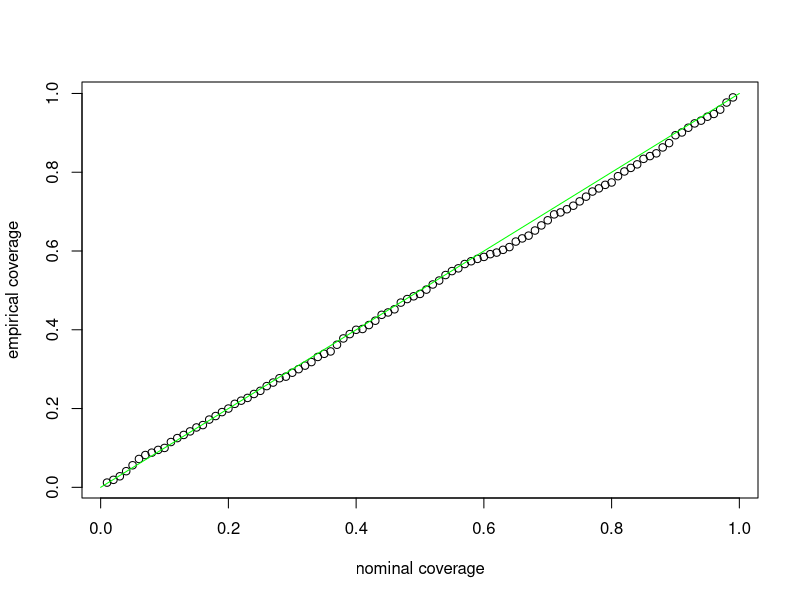
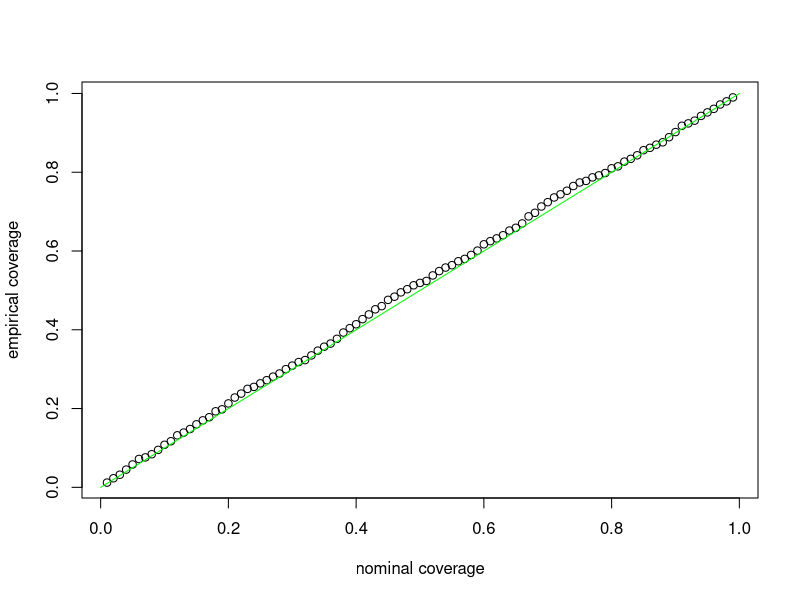

Here is the R script that generated these plots, in order:



# Confidence interal for the slope coefficient in simple linear regression
n = 100
p = 2
beta = runif( n=p, min=1, max=5) * (-1)^(runif(p) < .5)
sigma = 1

x = rnorm(n)
y = beta[1] + beta[2]*x + rnorm( n, sd=sigma)

# Construct a level 1-alpha confidence interval
alpha = .2
beta_1_hat = sum((x - mean(x))*y) / sum((x - mean(x))^2)
se_beta_1_hat = sigma / sqrt(sum((x - mean(x))^2))
critical_z = qnorm(1 - alpha/2)  # qnorm gives the inverse Gaussian CDF
lower = beta_1_hat - critical_z * se_beta_1_hat; lower
upper = beta_1_hat + critical_z * se_beta_1_hat; upper
beta[2]

# Verify that the 1-alpha confidence interval achieves its nominal 1-alpha level
# of coverage by simulating sythetic data
N = 1000  # Number of simulated data sets
se_beta_1_hat = sigma / sqrt(sum((x - mean(x))^2))
critical_z = qnorm(1 - alpha/2)
coverage = 0
for(k in 1:N){
	
	y = beta[1] + beta[2]*x + rnorm( n, sd=sigma)
	beta_1_hat = sum((x - mean(x))*y) / sum((x - mean(x))^2)
	lower = beta_1_hat - critical_z * se_beta_1_hat
	upper = beta_1_hat + critical_z * se_beta_1_hat
	
	if( lower < beta[2] & beta[2] < upper)  coverage = coverage +1
}
coverage = coverage / N; coverage

# Repeat the above simulation study over the grid of 1-alpha {.01,.02, ..., .99}
nominal_coverage = seq( .01, .99, by=.01)
coverage = rep( 0, length(nominal_coverage))
se_beta_1_hat = sigma / sqrt(sum((x - mean(x))^2))
for(k in 1:N){
	
	y = beta[1] + beta[2]*x + rnorm( n, sd=sigma)
	beta_1_hat = sum((x - mean(x))*y) / sum((x - mean(x))^2)
	
	for(r in 1:length(nominal_coverage)){
		alpha = 1-nominal_coverage[r]
		critical_z = qnorm(1 - alpha/2)
		lower = beta_1_hat - critical_z * se_beta_1_hat
		upper = beta_1_hat + critical_z * se_beta_1_hat
	
		if( lower < beta[2] & beta[2] < upper)  coverage[r] = coverage[r] +1
	}
}
coverage = coverage / N

plot( nominal_coverage, coverage, xlab="nominal coverage", 
      ylab="empirical coverage")
lines( c(0,1), c(0,1), col="green")





# Prediction interval for linear regression
n = 100
p = 2
beta = runif( n=p, min=1, max=5) * (-1)^(runif(p) < .5)
sigma = 1

X = cbind( 1, matrix( rnorm(n*(p-1)), ncol=p-1))
Y = X %*% beta + rnorm( n, sd=sigma)
beta_hat = solve(t(X) %*% X) %*% t(X) %*% Y

x_test = cbind( 1, matrix( rnorm(1*(p-1)), ncol=p-1))
Y_test = x_test %*% beta + rnorm( 1, sd=sigma)

# Construct a level 1-alpha prediction interval
alpha = .05
critical_z = qnorm(1 - alpha/2)
se_y_pred = sigma * sqrt(x_test %*% solve(t(X) %*% X) %*% t(x_test) + 1)
lower = x_test %*% beta_hat - critical_z * se_y_pred; lower
upper = x_test %*% beta_hat + critical_z * se_y_pred; upper
Y_test

# Verify that the 1-alpha prediction interval achieves its nominal 1-alpha level
# of coverage by simulating sythetic data
N = 1000  # Number of simulated data sets
critical_z = qnorm(1 - alpha/2)
coverage = 0
for(k in 1:N){
	
	x_test = cbind( 1, matrix( rnorm(1*(p-1)), ncol=p-1))
	Y_test = x_test %*% beta + rnorm( 1, sd=sigma)
	
	se_y_pred = sigma * sqrt(x_test %*% solve(t(X) %*% X) %*% t(x_test) + 1)
	lower = x_test %*% beta_hat - critical_z * se_y_pred
	upper = x_test %*% beta_hat + critical_z * se_y_pred
	
	if( lower < Y_test & Y_test < upper)  coverage = coverage +1
}
coverage = coverage / N; coverage

# Repeat the above simulation study over the grid of 1-alpha {.01,.02, ..., .99}
nominal_coverage = seq( .01, .99, by=.01)
coverage = rep( 0, length(nominal_coverage))
for(k in 1:N){
	
	# This can be done with or without generating new training data
	#Y = X %*% beta + rnorm( n, sd=sigma)
	#beta_hat = solve(t(X) %*% X) %*% t(X) %*% Y
	
	x_test = cbind( 1, matrix( rnorm(1*(p-1)), ncol=p-1))
	Y_test = x_test %*% beta + rnorm( 1, sd=sigma)
	
	se_y_pred = sigma * sqrt(x_test %*% solve(t(X) %*% X) %*% t(x_test) + 1)	
	for(r in 1:length(nominal_coverage)){
		
		alpha = 1-nominal_coverage[r]
		critical_z = qnorm(1 - alpha/2)
		lower = x_test %*% beta_hat - critical_z * se_y_pred
		upper = x_test %*% beta_hat + critical_z * se_y_pred
		
		if( lower < Y_test & Y_test < upper)  coverage[r] = coverage[r] +1
	}
}
coverage = coverage / N

plot( nominal_coverage, coverage, xlab="nominal coverage", 
      ylab="empirical coverage")
lines( c(0,1), c(0,1), col="green")



























